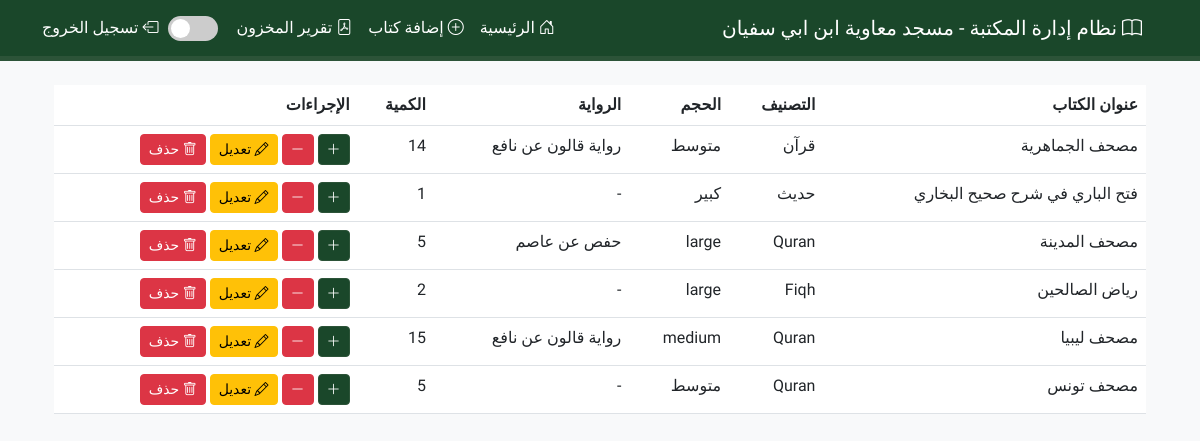
Screenshot of / (signed in) with the database file from the repository.
### app.py (models this page shows)
class Book(db.Model):
    id = db.Column(db.Integer, primary_key=True)
    title = db.Column(db.String(200), nullable=False)
    category = db.Column(db.String(50), nullable=False)
    quantity = db.Column(db.Integer, nullable=False)
    size = db.Column(db.String(20), nullable=False)
    riwaya = db.Column(db.String(100))
    date_added = db.Column(db.DateTime, default=datetime.utcnow)

### app.py (the view)
@app.route('/')
@login_required
def index():
    books = Book.query.all()
    return render_template('index.html', books=books)

### app.py (called while the page is built)
@login_manager.user_loader
def load_user(user_id):
    return User.query.get(int(user_id))

### templates/index.html (shortened to what this page needs)
{% extends "base.html" %}
{% block content %}
<div class="container mt-4">
    <div class="table-responsive">
        <table class="table table-hover">
            <thead>
                <tr>
                    <th>عنوان الكتاب</th>
                    <th>التصنيف</th>
                    <th>الحجم</th>
                    <th>الرواية</th>
                    <th>الكمية</th>
                    <th>الإجراءات</th>
                </tr>
            </thead>
            <tbody>
                {% for book in books %}
                <tr>
                    <td>{{ book.title }}</td>
                    <td>{{ book.category }}</td>
                    <td>{{ book.size|safe }}</td>
                    <td>{{ book.riwaya or '-' }}</td>
                    <td>{{ book.quantity }}</td>
                    <td>
                        <div class="d-flex flex-wrap gap-1">
                            <form action="{{ url_for('update_quantity', id=book.id) }}" method="POST" class="d-inline">
                                <button type="submit" class="btn btn-sm btn-success">
                                    <i class="bi bi-plus-lg"></i>
                                </button>
                            </form>
                            <form action="{{ url_for('update_quantity', id=book.id) }}" method="POST" class="d-inline">
                                <button type="submit" class="btn btn-sm btn-danger" {% if book.quantity <= 0 %}disabled{% endif %}>
                                    <i class="bi bi-dash-lg"></i>
                                </button>
                            </form>
                            <a href="{{ url_for('edit_book', id=book.id) }}" class="btn btn-warning btn-sm">
                                <i class="bi bi-pencil"></i>
                                <span class="d-none d-sm-inline">تعديل</span>
                            </a>
                            <button type="button" class="btn btn-danger btn-sm" onclick="confirmDelete({{ book.id }})">
                                <i class="bi bi-trash"></i>
                                <span class="d-none d-sm-inline">حذف</span>
                            </button>
                        </div>
                    </td>
                </tr>
                {% endfor %}
            </tbody>
        </table>
    </div>
</div>
{% endblock %}

### templates/base.html (shortened to what this page needs)
<!DOCTYPE html>
<html lang="ar" dir="rtl">
<head>
    <link href="https://cdn.jsdelivr.net/npm/bootstrap@5.3.0/dist/css/bootstrap.min.css" rel="stylesheet">
    <link href="https://cdn.jsdelivr.net/npm/bootstrap-icons/font/bootstrap-icons.css" rel="stylesheet">
</head>
<body>
    <nav class="navbar navbar-expand-lg navbar-dark mb-4">
        <div class="container">
            <a class="navbar-brand" href="{{ url_for('index') }}">
                <i class="bi bi-book"></i>
                نظام إدارة المكتبة - مسجد معاوية ابن ابي سفيان
            </a>
            {% if current_user.is_authenticated %}
            <div class="collapse navbar-collapse" id="navbarNav">
                <ul class="navbar-nav me-auto">
                    <li class="nav-item">
                        <a class="nav-link" href="{{ url_for('index') }}">
                            <i class="bi bi-house-door"></i>
                            الرئيسية
                        </a>
                    </li>
                    <li class="nav-item">
                        <a class="nav-link" href="{{ url_for('add_book') }}">
                            <i class="bi bi-plus-circle"></i>
                            إضافة كتاب
                        </a>
                    </li>
                    <li class="nav-item">
                        <a class="nav-link" href="{{ url_for('generate_report') }}">
                            <i class="bi bi-file-pdf"></i>
                            تقرير المخزون
                        </a>
                    </li>
                </ul>
                <div class="d-flex align-items-center">
                    <label class="theme-switch">
                        <span class="slider"></span>
                    </label>
                    <a class="nav-link" href="{{ url_for('logout') }}">
                        <i class="bi bi-box-arrow-left"></i>
                        تسجيل الخروج
                    </a>
                </div>
            </div>
            {% endif %}
        </div>
    </nav>
    <div class="container">
        {% block content %}{% endblock %}
    </div>
</body>
</html>

### templates/base.html (style rules this page uses)
:root { --primary-color: #1a472a; --secondary-color: #2c5338; --text-color: #333; --bg-color: #f8f9fa; --card-bg: #fff; --border-color: #dee2e6; --input-bg: #fff; --input-text: #333; }
body { font-family: 'Amiri', serif; background-color: var(--bg-color); color: var(--text-color); transition: all 0.3s ease; }
.navbar { background-color: var(--primary-color) !important; border-bottom: 5px solid var(--secondary-color); }
.navbar-brand, .nav-link { color: #ffffff !important; }
.btn-success { background-color: var(--primary-color); border-color: var(--secondary-color); }
.table { color: var(--text-color); border-color: var(--border-color); }
.theme-switch { position: relative; width: 50px; height: 25px; margin: 0 10px; }
.slider { position: absolute; cursor: pointer; top: 0; left: 0; right: 0; bottom: 0; background-color: #ccc; transition: .4s; border-radius: 34px; }
.slider:before { position: absolute; content: ""; height: 19px; width: 19px; left: 3px; bottom: 3px; background-color: white; transition: .4s; border-radius: 50%; }

### rows the page displays
Book: title "مصحف الجماهرية", category "قرآن", size "متوسط", riwaya "رواية قالون عن نافع", quantity "14"
Book: title "فتح الباري في شرح صحيح البخاري", category "حديث", size "كبير", riwaya "-", quantity "1"
Book: title "مصحف المدينة", category "Quran", size "large", riwaya "حفص عن عاصم", quantity "5"
Book: title "رياض الصالحين", category "Fiqh", size "large", riwaya "-", quantity "2"
Book: title "مصحف ليبيا", category "Quran", size "medium", riwaya "رواية قالون عن نافع", quantity "15"
Book: title "مصحف تونس", category "Quran", size "متوسط", riwaya "-", quantity "5"
